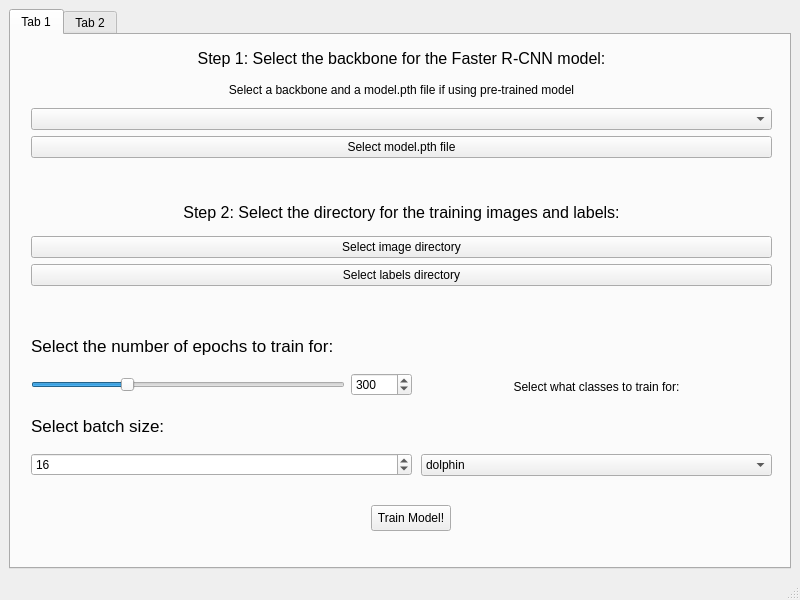
<?xml version="1.0" encoding="UTF-8"?>
<ui version="4.0">
 <class>MainWindow</class>
 <widget class="QMainWindow" name="MainWindow">
  <property name="geometry">
   <rect>
    <x>0</x>
    <y>0</y>
    <width>800</width>
    <height>600</height>
   </rect>
  </property>
  <property name="windowTitle">
   <string>MainWindow</string>
  </property>
  <widget class="QWidget" name="centralwidget">
   <layout class="QVBoxLayout" name="verticalLayout_2">
    <item>
     <widget class="QTabWidget" name="tabWidget">
      <widget class="QWidget" name="tab">
       <attribute name="title">
        <string>Tab 1</string>
       </attribute>
       <widget class="QWidget" name="verticalLayoutWidget">
        <property name="geometry">
         <rect>
          <x>20</x>
          <y>10</y>
          <width>741</width>
          <height>113</height>
         </rect>
        </property>
        <layout class="QVBoxLayout" name="verticalLayout">
         <item>
          <widget class="QLabel" name="label">
           <property name="font">
            <font>
             <pointsize>12</pointsize>
            </font>
           </property>
           <property name="text">
            <string>Step 1: Select the backbone for the Faster R-CNN model:</string>
           </property>
           <property name="alignment">
            <set>Qt::AlignCenter</set>
           </property>
          </widget>
         </item>
         <item>
          <widget class="QLabel" name="backboneLabel">
           <property name="text">
            <string>Select a backbone and a model.pth file if using pre-trained model</string>
           </property>
           <property name="alignment">
            <set>Qt::AlignCenter</set>
           </property>
          </widget>
         </item>
         <item>
          <widget class="QComboBox" name="backboneSelect">
           <property name="currentText">
            <string/>
           </property>
          </widget>
         </item>
         <item>
          <widget class="QPushButton" name="modelSelect">
           <property name="text">
            <string>Select model.pth file</string>
           </property>
          </widget>
         </item>
        </layout>
       </widget>
       <widget class="QWidget" name="verticalLayoutWidget_2">
        <property name="geometry">
         <rect>
          <x>20</x>
          <y>160</y>
          <width>741</width>
          <height>91</height>
         </rect>
        </property>
        <layout class="QVBoxLayout" name="verticalLayout_3">
         <item>
          <widget class="QLabel" name="label_4">
           <property name="font">
            <font>
             <pointsize>12</pointsize>
            </font>
           </property>
           <property name="text">
            <string>Step 2: Select the directory for the training images and labels:</string>
           </property>
           <property name="alignment">
            <set>Qt::AlignCenter</set>
           </property>
          </widget>
         </item>
         <item>
          <widget class="QPushButton" name="imageSelect">
           <property name="text">
            <string>Select image directory</string>
           </property>
          </widget>
         </item>
         <item>
          <widget class="QPushButton" name="labelSelect">
           <property name="text">
            <string>Select labels directory</string>
           </property>
          </widget>
         </item>
        </layout>
       </widget>
       <widget class="QWidget" name="verticalLayoutWidget_3">
        <property name="geometry">
         <rect>
          <x>20</x>
          <y>290</y>
          <width>381</width>
          <height>71</height>
         </rect>
        </property>
        <layout class="QVBoxLayout" name="verticalLayout_4">
         <item>
          <widget class="QLabel" name="epochLabel">
           <property name="font">
            <font>
             <pointsize>13</pointsize>
            </font>
           </property>
           <property name="text">
            <string>Select the number of epochs to train for:</string>
           </property>
          </widget>
         </item>
         <item>
          <layout class="QGridLayout" name="gridLayout_3" columnstretch="1,0" columnminimumwidth="0,0">
           <item row="0" column="1">
            <widget class="QSpinBox" name="epochSpinBox">
             <property name="minimum">
              <number>1</number>
             </property>
             <property name="maximum">
              <number>10000</number>
             </property>
             <property name="value">
              <number>300</number>
             </property>
            </widget>
           </item>
           <item row="0" column="0">
            <widget class="QSlider" name="epochSlider">
             <property name="sizePolicy">
              <sizepolicy hsizetype="Expanding" vsizetype="Fixed">
               <horstretch>0</horstretch>
               <verstretch>0</verstretch>
              </sizepolicy>
             </property>
             <property name="minimum">
              <number>1</number>
             </property>
             <property name="maximum">
              <number>1000</number>
             </property>
             <property name="singleStep">
              <number>10</number>
             </property>
             <property name="sliderPosition">
              <number>300</number>
             </property>
             <property name="orientation">
              <enum>Qt::Horizontal</enum>
             </property>
            </widget>
           </item>
          </layout>
         </item>
        </layout>
       </widget>
       <widget class="QWidget" name="verticalLayoutWidget_4">
        <property name="geometry">
         <rect>
          <x>20</x>
          <y>370</y>
          <width>381</width>
          <height>71</height>
         </rect>
        </property>
        <layout class="QVBoxLayout" name="verticalLayout_5">
         <item>
          <widget class="QLabel" name="batchLabel">
           <property name="font">
            <font>
             <pointsize>13</pointsize>
            </font>
           </property>
           <property name="text">
            <string>Select batch size:</string>
           </property>
          </widget>
         </item>
         <item>
          <layout class="QGridLayout" name="gridLayout_2">
           <item row="0" column="0">
            <widget class="QSpinBox" name="batchSpinBox">
             <property name="minimum">
              <number>1</number>
             </property>
             <property name="maximum">
              <number>1000</number>
             </property>
             <property name="value">
              <number>16</number>
             </property>
            </widget>
           </item>
          </layout>
         </item>
        </layout>
       </widget>
       <widget class="QWidget" name="verticalLayoutWidget_5">
        <property name="geometry">
         <rect>
          <x>410</x>
          <y>290</y>
          <width>351</width>
          <height>151</height>
         </rect>
        </property>
        <layout class="QVBoxLayout" name="verticalLayout_6">
         <item>
          <widget class="QLabel" name="label_5">
           <property name="text">
            <string>Select what classes to train for:</string>
           </property>
           <property name="alignment">
            <set>Qt::AlignCenter</set>
           </property>
          </widget>
         </item>
         <item>
          <widget class="QComboBox" name="trainForSelect">
           <property name="placeholderText">
            <string/>
           </property>
           <item>
            <property name="text">
             <string>dolphin</string>
            </property>
           </item>
           <item>
            <property name="text">
             <string>markings</string>
            </property>
           </item>
           <item>
            <property name="text">
             <string>all</string>
            </property>
           </item>
          </widget>
         </item>
        </layout>
       </widget>
       <widget class="QPushButton" name="trainButton">
        <property name="geometry">
         <rect>
          <x>360</x>
          <y>470</y>
          <width>80</width>
          <height>26</height>
         </rect>
        </property>
        <property name="text">
         <string>Train Model!</string>
        </property>
       </widget>
      </widget>
      <widget class="QWidget" name="tab_2">
       <attribute name="title">
        <string>Tab 2</string>
       </attribute>
      </widget>
     </widget>
    </item>
   </layout>
  </widget>
  <widget class="QMenuBar" name="menubar">
   <property name="geometry">
    <rect>
     <x>0</x>
     <y>0</y>
     <width>800</width>
     <height>23</height>
    </rect>
   </property>
  </widget>
  <widget class="QStatusBar" name="statusbar"/>
  <action name="actionedit">
   <property name="text">
    <string>edit</string>
   </property>
  </action>
  <action name="actionNew">
   <property name="text">
    <string>New</string>
   </property>
   <property name="statusTip">
    <string>Create new file</string>
   </property>
   <property name="shortcut">
    <string>Ctrl+N</string>
   </property>
  </action>
  <action name="actionSave">
   <property name="text">
    <string>Save</string>
   </property>
   <property name="statusTip">
    <string>Save a file</string>
   </property>
   <property name="shortcut">
    <string>Ctrl+S</string>
   </property>
  </action>
  <action name="actionCopy">
   <property name="text">
    <string>Copy</string>
   </property>
   <property name="statusTip">
    <string>Copy file</string>
   </property>
   <property name="shortcut">
    <string>Ctrl+C</string>
   </property>
  </action>
  <action name="actionPaste">
   <property name="text">
    <string>Paste</string>
   </property>
   <property name="statusTip">
    <string>Paste file</string>
   </property>
   <property name="shortcut">
    <string/>
   </property>
  </action>
 </widget>
 <resources/>
 <connections>
  <connection>
   <sender>epochSlider</sender>
   <signal>valueChanged(int)</signal>
   <receiver>epochSpinBox</receiver>
   <slot>setValue(int)</slot>
   <hints>
    <hint type="sourcelabel">
     <x>185</x>
     <y>315</y>
    </hint>
    <hint type="destinationlabel">
     <x>376</x>
     <y>315</y>
    </hint>
   </hints>
  </connection>
  <connection>
   <sender>epochSpinBox</sender>
   <signal>valueChanged(int)</signal>
   <receiver>epochSlider</receiver>
   <slot>setValue(int)</slot>
   <hints>
    <hint type="sourcelabel">
     <x>376</x>
     <y>315</y>
    </hint>
    <hint type="destinationlabel">
     <x>185</x>
     <y>315</y>
    </hint>
   </hints>
  </connection>
 </connections>
</ui>
